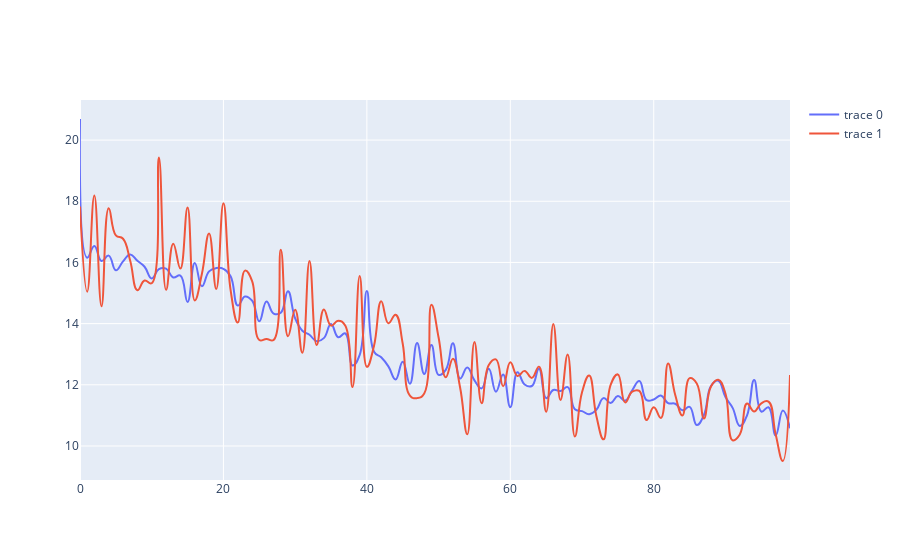
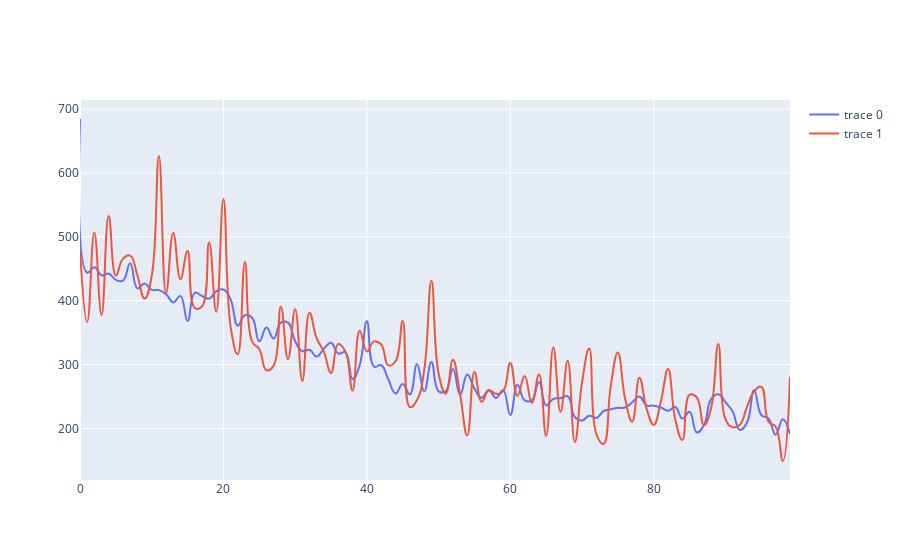

The notebook cell saved with these charts, in order:
### Code cell
train_mae = {'type' : 'scatter', 'mode' : 'lines', 
            'x' : model_output.epoch, 'y' : model_output.history["MAE"], 'line': {'shape': 'spline', 'smoothing': 1.3},
            }

val_mae = {'type' : 'scatter', 'mode' : 'lines', 
'x' : model_output.epoch, 'y' : model_output.history["val_MAE"], 'line': {'shape': 'spline', 'smoothing': 1.3}}

train_loss = {'type' : 'scatter', 'mode' : 'lines', 
'x' : model_output.epoch, 'y' : model_output.history["loss"], 'line': {'shape': 'spline', 'smoothing': 1.3}}


val_loss = {'type' : 'scatter', 'mode' : 'lines', 
'x' : model_output.epoch, 'y' : model_output.history["val_loss"], 'line': {'shape': 'spline', 'smoothing': 1.3}}

offline.iplot([train_mae,val_mae])
offline.iplot([train_loss,val_loss])
